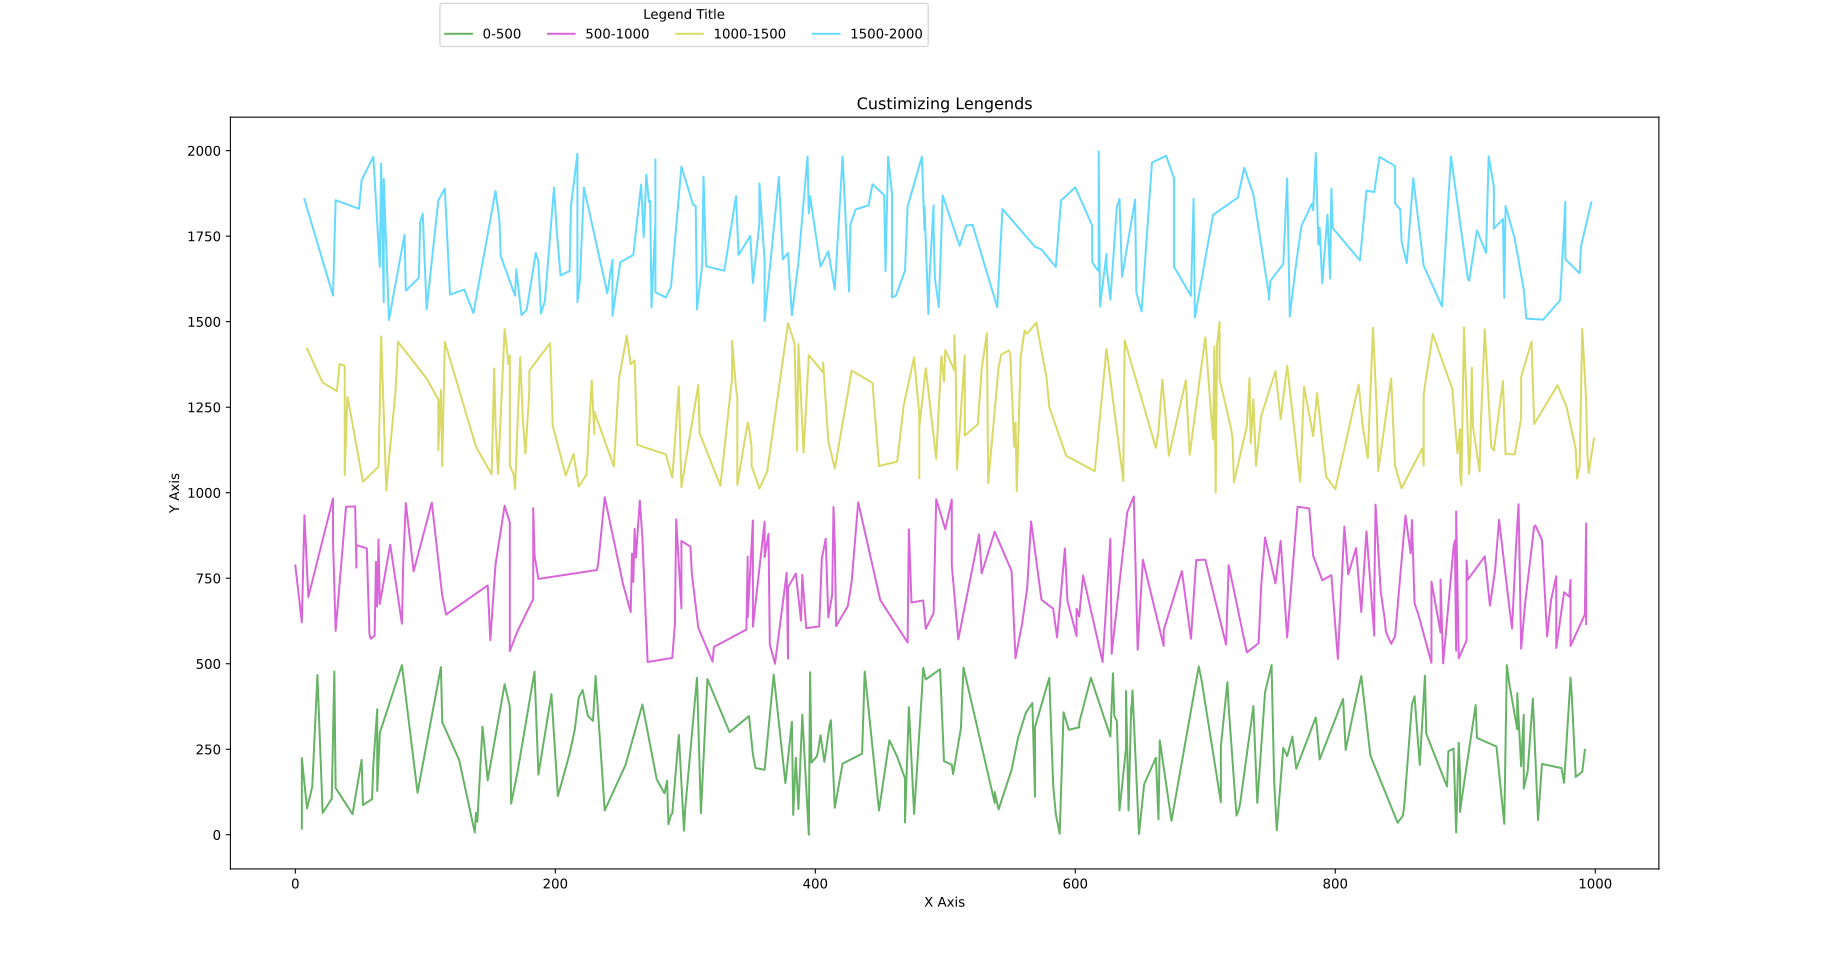

This chart was generated by the following Python code:
# Date 19-06-2021

import matplotlib.pyplot as plt
import numpy as np


def x(max_value=9999, min_value=0, i=200):
    arr = np.random.randint(min_value, max_value, size=i)
    arr.sort()
    return arr


def y(max_value=9999, min_value=0,  i=200): return np.random.randint(
    min_value, max_value, size=i)


plt.plot(x(1000), y(500), color='g', alpha=.6, label='0-500')
plt.plot(x(1000), y(1000, 500), color='m', alpha=.6, label='500-1000')
plt.plot(x(1000), y(1500, 1000), color='y', alpha=.6, label='1000-1500')
plt.plot(x(1000), y(2000, 1500), color='deepskyblue',
         alpha=.6, label='1500-2000')
plt.title('Custimizing Lengends')
plt.xlabel('X Axis')
plt.ylabel('Y Axis')

plt.legend(title='Legend Title', bbox_to_anchor=(
    .1, 1.24), loc='upper left', borderaxespad=5, ncol=4)


# plt.legend(loc='upper center', ncol=4, title='Legend Title',
#            labelspacing=2)

plt.show()
